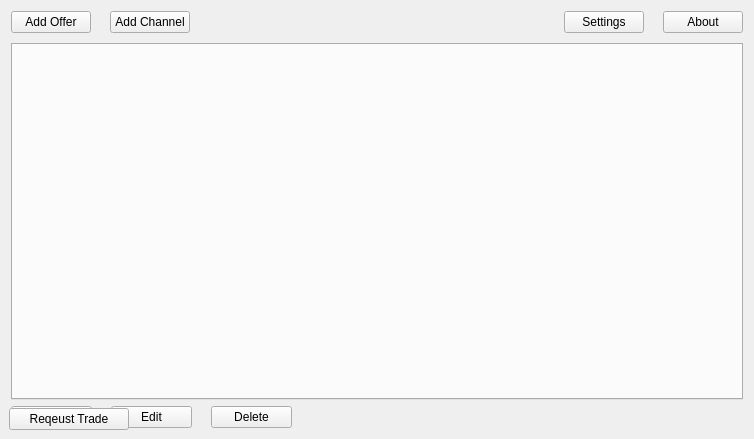
<?xml version="1.0" encoding="UTF-8"?>
<ui version="4.0">
 <class>MainWindow</class>
 <widget class="QMainWindow" name="MainWindow">
  <property name="geometry">
   <rect>
    <x>0</x>
    <y>0</y>
    <width>754</width>
    <height>439</height>
   </rect>
  </property>
  <property name="minimumSize">
   <size>
    <width>754</width>
    <height>439</height>
   </size>
  </property>
  <property name="windowTitle">
   <string>DOTC</string>
  </property>
  <property name="windowIcon">
   <iconset resource="res.qrc">
    <normaloff>:/icons/icons/flag-blue.png</normaloff>:/icons/icons/flag-blue.png</iconset>
  </property>
  <widget class="QWidget" name="centralWidget">
   <layout class="QGridLayout" name="gridLayout">
    <item row="0" column="0">
     <widget class="QPushButton" name="pushButtonAddOffer">
      <property name="text">
       <string>Add Offer</string>
      </property>
     </widget>
    </item>
    <item row="0" column="1">
     <spacer name="horizontalSpacer_2">
      <property name="orientation">
       <enum>Qt::Horizontal</enum>
      </property>
      <property name="sizeType">
       <enum>QSizePolicy::Fixed</enum>
      </property>
      <property name="sizeHint" stdset="0">
       <size>
        <width>7</width>
        <height>20</height>
       </size>
      </property>
     </spacer>
    </item>
    <item row="0" column="2">
     <widget class="QPushButton" name="pushButtonAddChannel">
      <property name="text">
       <string>Add Channel</string>
      </property>
     </widget>
    </item>
    <item row="0" column="3">
     <spacer name="horizontalSpacer">
      <property name="orientation">
       <enum>Qt::Horizontal</enum>
      </property>
      <property name="sizeHint" stdset="0">
       <size>
        <width>350</width>
        <height>20</height>
       </size>
      </property>
     </spacer>
    </item>
    <item row="0" column="4">
     <widget class="QPushButton" name="pushButtonSettings">
      <property name="text">
       <string>Settings</string>
      </property>
     </widget>
    </item>
    <item row="0" column="5">
     <spacer name="horizontalSpacer_3">
      <property name="orientation">
       <enum>Qt::Horizontal</enum>
      </property>
      <property name="sizeType">
       <enum>QSizePolicy::Fixed</enum>
      </property>
      <property name="sizeHint" stdset="0">
       <size>
        <width>7</width>
        <height>20</height>
       </size>
      </property>
     </spacer>
    </item>
    <item row="0" column="6">
     <widget class="QPushButton" name="pushButtonAbout">
      <property name="text">
       <string>About</string>
      </property>
     </widget>
    </item>
    <item row="1" column="0">
     <spacer name="verticalSpacer">
      <property name="orientation">
       <enum>Qt::Vertical</enum>
      </property>
      <property name="sizeType">
       <enum>QSizePolicy::Preferred</enum>
      </property>
      <property name="sizeHint" stdset="0">
       <size>
        <width>20</width>
        <height>4</height>
       </size>
      </property>
     </spacer>
    </item>
    <item row="2" column="0" colspan="7">
     <widget class="QTabWidget" name="tabWidget">
      <property name="currentIndex">
       <number>-1</number>
      </property>
     </widget>
    </item>
    <item row="3" column="0" colspan="7">
     <widget class="QFrame" name="frameMyOffers">
      <property name="sizePolicy">
       <sizepolicy hsizetype="Preferred" vsizetype="Fixed">
        <horstretch>0</horstretch>
        <verstretch>0</verstretch>
       </sizepolicy>
      </property>
      <property name="minimumSize">
       <size>
        <width>0</width>
        <height>22</height>
       </size>
      </property>
      <property name="frameShape">
       <enum>QFrame::NoFrame</enum>
      </property>
      <property name="frameShadow">
       <enum>QFrame::Plain</enum>
      </property>
      <property name="lineWidth">
       <number>0</number>
      </property>
      <widget class="QPushButton" name="pushButtonResend">
       <property name="geometry">
        <rect>
         <x>0</x>
         <y>0</y>
         <width>81</width>
         <height>22</height>
        </rect>
       </property>
       <property name="text">
        <string>Resend</string>
       </property>
      </widget>
      <widget class="QPushButton" name="pushButtonEdit">
       <property name="geometry">
        <rect>
         <x>100</x>
         <y>0</y>
         <width>81</width>
         <height>22</height>
        </rect>
       </property>
       <property name="text">
        <string>Edit</string>
       </property>
      </widget>
      <widget class="QPushButton" name="pushButtonDelete">
       <property name="geometry">
        <rect>
         <x>200</x>
         <y>0</y>
         <width>81</width>
         <height>22</height>
        </rect>
       </property>
       <property name="text">
        <string>Delete</string>
       </property>
      </widget>
     </widget>
    </item>
   </layout>
   <widget class="QFrame" name="frameChannel">
    <property name="geometry">
     <rect>
      <x>9</x>
      <y>408</y>
      <width>736</width>
      <height>22</height>
     </rect>
    </property>
    <property name="sizePolicy">
     <sizepolicy hsizetype="Preferred" vsizetype="Fixed">
      <horstretch>0</horstretch>
      <verstretch>0</verstretch>
     </sizepolicy>
    </property>
    <property name="minimumSize">
     <size>
      <width>0</width>
      <height>22</height>
     </size>
    </property>
    <property name="frameShape">
     <enum>QFrame::NoFrame</enum>
    </property>
    <property name="frameShadow">
     <enum>QFrame::Plain</enum>
    </property>
    <property name="lineWidth">
     <number>0</number>
    </property>
    <widget class="QPushButton" name="pushButtonRequestTrade">
     <property name="geometry">
      <rect>
       <x>0</x>
       <y>0</y>
       <width>120</width>
       <height>22</height>
      </rect>
     </property>
     <property name="text">
      <string>Reqeust Trade</string>
     </property>
    </widget>
   </widget>
  </widget>
 </widget>
 <layoutdefault spacing="6" margin="11"/>
 <resources>
  <include location="res.qrc"/>
 </resources>
 <connections/>
</ui>
